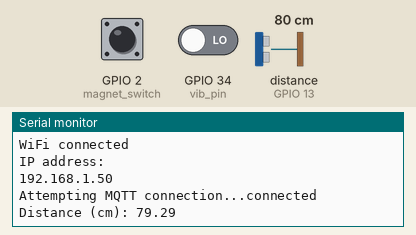
Bench run of a sketch on a simulated ESP32. On the bench: the last lines printed to the serial monitor. Wiring (inferred from the names in the program): ultrasonic range finder: trigger GPIO 12; echo GPIO 13. The test bench sets the inputs (shaded band); at power-on: distance to the obstacle (sensor on GPIO 13) 80 cm, GPIO 2 (magnet_switch) HIGH, GPIO 34 (vib_pin) LOW. The echo pulse lasts 58.3 µs per cm; WiFi joins after 1.5 s; servers stay silent unless stated; no MQTT or app messages arrive unless stated.

Above: at 2.7 s.
2.8 s: distance to the obstacle (sensor on GPIO 13) set to 2 cm
At 4.6 s:
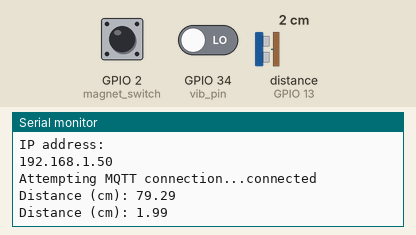
6.0 s: distance to the obstacle (sensor on GPIO 13) set to 4 cm
At 9.4 s:
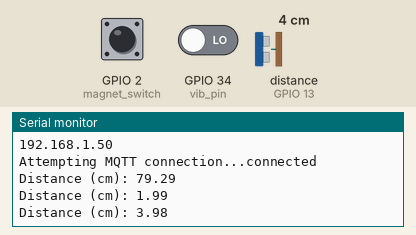
Timing chart, 0 to 10.9 s (numbered marks = the images above; inputs shaded):
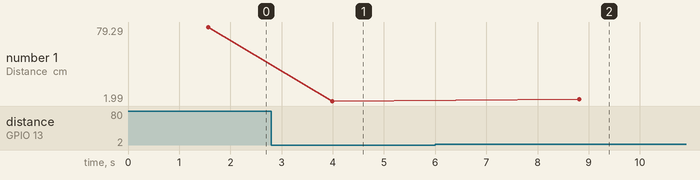

The sketch:

esp32-1.ino
```cpp
  #include <WiFi.h>
  #include <PubSubClient.h>
  #include <Wire.h>
  #include <Adafruit_NeoPixel.h>
  #define PIN_NEO_PIXEL 25  // The ESP32 pin GPIO16 connected to NeoPixel
  #define NUM_PIXELS 12     // The number of LEDs (pixels) on NeoPixel LED strip

  const int trigPin = 12;
  const int echoPin = 13;
  const int magnet_switch = 2;
  const int vib_pin=34;
  const int buzzer = 33;

  //define sound speed in cm/uS
  #define SOUND_SPEED 0.034
  #define CM_TO_INCH 0.393701

  long duration;
  float distanceCm;
  float distanceInch;
  int dooropen;
  Adafruit_NeoPixel NeoPixel(NUM_PIXELS, PIN_NEO_PIXEL, NEO_GRB + NEO_KHZ800);

  // Replace the next variables with your SSID/Password combination
  const char* ssid = "hau";
  const char* password = "Chonghau1";
  const char* mqtt_server = "192.168.20.235";

  WiFiClient espClient;
  PubSubClient client(espClient);
  long lastMsg = 0;
  char msg[50];
  int value = 0;
  char* doormsg;

  void alarm(){
    NeoPixel.clear();  // set all pixel colors to 'off'. It only takes effect if pixels.show() is called
    client.publish("TakeAPicture","saycheese!");

    // turn pixels to green one-by-one with delay between each pixel
    for (int i = 0; i < 4; i++){
      for (int pixel = 0; pixel < NUM_PIXELS; pixel++) {           // for each pixel
        NeoPixel.setPixelColor(pixel, NeoPixel.Color(255, 0, 0));  // it only takes effect if pixels.show() is called
        NeoPixel.show();                                           // update to the NeoPixel Led Strip
        delay(20);  // 500ms pause between each pixel
      }
      NeoPixel.clear();
      NeoPixel.show();
      digitalWrite(buzzer, LOW);
      delay(50);

      for (int pixel = 0; pixel < NUM_PIXELS; pixel++) {           // for each pixel
        NeoPixel.setPixelColor(pixel, NeoPixel.Color(0, 0, 255));  // it only takes effect if pixels.show() is called
        NeoPixel.show();                                           // update to the NeoPixel Led Strip
        delay(20);  // 500ms pause between each pixel
      }
      NeoPixel.clear();
      NeoPixel.show();
      digitalWrite(buzzer, LOW);
      delay(50);
    }
    digitalWrite(buzzer, HIGH);
    for (int pixel = 0; pixel < NUM_PIXELS; pixel++) {           // for each pixel
      NeoPixel.setPixelColor(pixel, NeoPixel.Color(255, 255, 255));  // it only takes effect if pixels.show() is called
    }
    NeoPixel.show();
    delay(50);

  }

  void setup_wifi() {
    delay(10);
    // We start by connecting to a WiFi network
    Serial.println();
    Serial.print("Connecting to ");
    Serial.println(ssid);

    WiFi.begin(ssid, password);

    while (WiFi.status() != WL_CONNECTED) {
      delay(500);
      Serial.print(".");
    }

    Serial.println("");
    Serial.println("WiFi connected");
    Serial.println("IP address: ");
    Serial.println(WiFi.localIP());
  }

  void callback(char* topic, byte* message, unsigned int length) {
    Serial.println(topic);
    String messageTemp;

    for (int i = 0; i < length; i++) {
      Serial.print((char)message[i]);
      messageTemp += (char)message[i];
    }
    Serial.println();

  }

  void reconnect() {
    // Loop until we're reconnected
    while (!client.connected()) {
      Serial.print("Attempting MQTT connection...");
      // Attempt to connect
      if (client.connect("ESP8266Client")) {
        Serial.println("connected");
      } else {
        Serial.print("failed, rc=");
        Serial.print(client.state());
        Serial.println(" try again in 5 seconds");
        // Wait 5 seconds before retrying
        delay(5000);
      }
    }
  }

  void setup() {
    Serial.begin(115200); // Starts the serial communication

    // Set up ultrasound sensor
    pinMode(trigPin, OUTPUT); // Sets the trigPin as an Output
    pinMode(echoPin, INPUT); // Sets the echoPin as an Input

    // Set up magnet switch
    pinMode(magnet_switch, INPUT_PULLUP);

    // Set up vibration pin
    pinMode(vib_pin,INPUT);

    // Prepare wifi connection
    setup_wifi();
    client.setServer(mqtt_server, 1883);
    client.setCallback(callback);
  }

  void loop() {
    if (!client.connected()) {
      reconnect();
    }
    client.loop();

    // Clears the trigPin
    digitalWrite(trigPin, LOW);
    delayMicroseconds(2);
    // Sets the trigPin on HIGH state for 10 micro seconds
    digitalWrite(trigPin, HIGH);
    delayMicroseconds(10);
    digitalWrite(trigPin, LOW);

    // Reads the echoPin, returns the sound wave travel time in microseconds
    duration = pulseIn(echoPin, HIGH);

    // Calculate the distance
    distanceCm = duration * SOUND_SPEED/2;

    // Prints the distance in the Serial Monitor
    Serial.print("Distance (cm): ");
    Serial.println(distanceCm);

    if (digitalRead(magnet_switch) == LOW) {
      doormsg = "intact";
    }
    else {
      //Serial.println("Door breached!");
      doormsg = "breached";
    }

    int val;
    char* windowmsg;
    val=digitalRead(vib_pin);
    //Serial.println(val);

    if (val == 1) {
      windowmsg = "breached";
    }
    else {
      windowmsg = "intact";
    }

    // sound the alarm
    if (doormsg == "breached"){
      alarm();
    }
    if (windowmsg == "breached"){
      alarm();
    }
    if ((distanceCm > 0) && (distanceCm < 10)){
      alarm();
    }


    delayMicroseconds(15);
    long now = millis();

    if (now - lastMsg > 100) {
      lastMsg = now;

      client.publish("esp32/door", doormsg);

      char disString[8];
      dtostrf(distanceCm, 1, 2, disString);
      client.publish("esp32/distance", disString);

      client.publish("esp32/window", windowmsg);
    }
  }
```

Measured:
- after the input at 2.8 s, the serial monitor: prints a new line after 1.2 s (image 1)
- after the input at 6.0 s, the serial monitor: prints a new line after 2.8 s (image 2)
- plotted number 1: 79.29 → 1.99 after the input at 2.8 s, 1.99 → 3.98 after the input at 6.0 s
